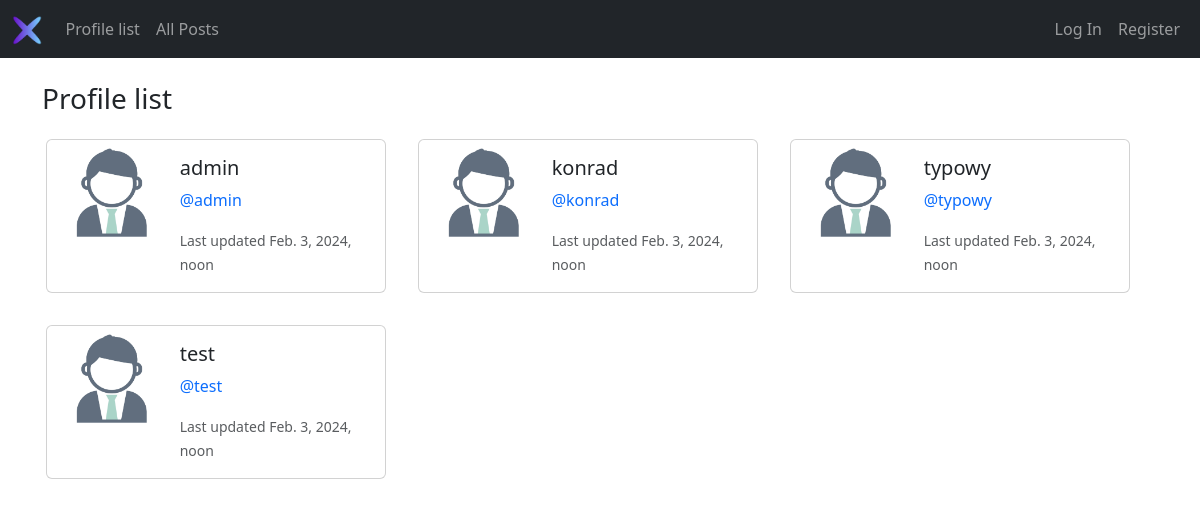
Page /all_users on the earlier database version.
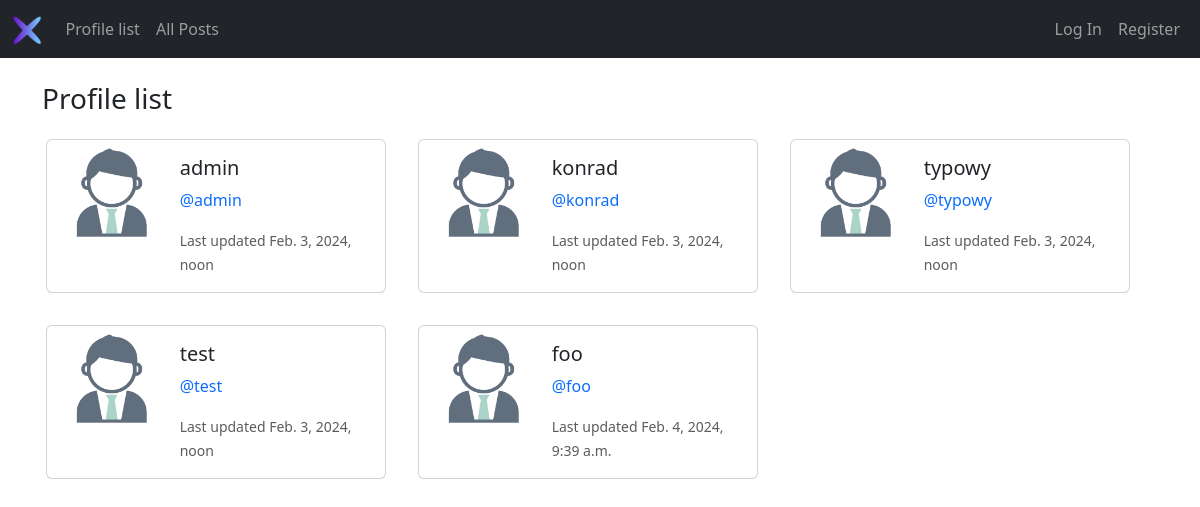
Same page on the later database version.
### network/models.py (models this page shows)
class User(AbstractUser):
    posts = models.ManyToManyField('Post',
        symmetrical=False,
        related_name='author',
        blank=True)
    follows = models.ManyToManyField('self',
        symmetrical=False,
        related_name='followed_by',
        blank=True)
    last_activity = models.DateTimeField(auto_now=True)

### network/views.py (the view)
# urls.py: path("all_users", views.all_users, name="all_users"),
def all_users(request):
    if request.user.is_authenticated:
        users = User.objects.exclude(id=request.user.id)
        return render(request, "network/all_users.html", {
            "users": users
        })
    else:
        users = User.objects.all()
        return render(request, "network/all_users.html", { "users": users })

### network/templates/network/all_users.html
{% extends "network/layout.html" %}
{% load static %}
{% block body %}
<h3>Profile list</h3>
<div class="row">
{% for user in users %}
    <div class="card m-3 col-4" style="max-width: 340px;">
        <div class="row g-0">
            <div class="col-md-4">
                <img src="{% static 'network/images/user_profile_default.jpg' %}" class="img-fluid rounded-start" alt="user_profile">
            </div>
            <div class="col-md-8">
                <div class="card-body">
                <h5 class="card-title">{{ user }}</h5>
                <p class="card-text"><a href="{% url 'profile' user %}">@{{ user }}</a></p>
                <p class="card-text"><small class="text-body-secondary">Last updated {{ user.last_activity }}</small></p>
                </div>
            </div>
        </div>
    </div>
{% endfor %}
</div>
{% endblock %}

Differences in the rows shown:
added User: username "foo", last_activity "Feb. 4, 2024, 9:39 a.m."
